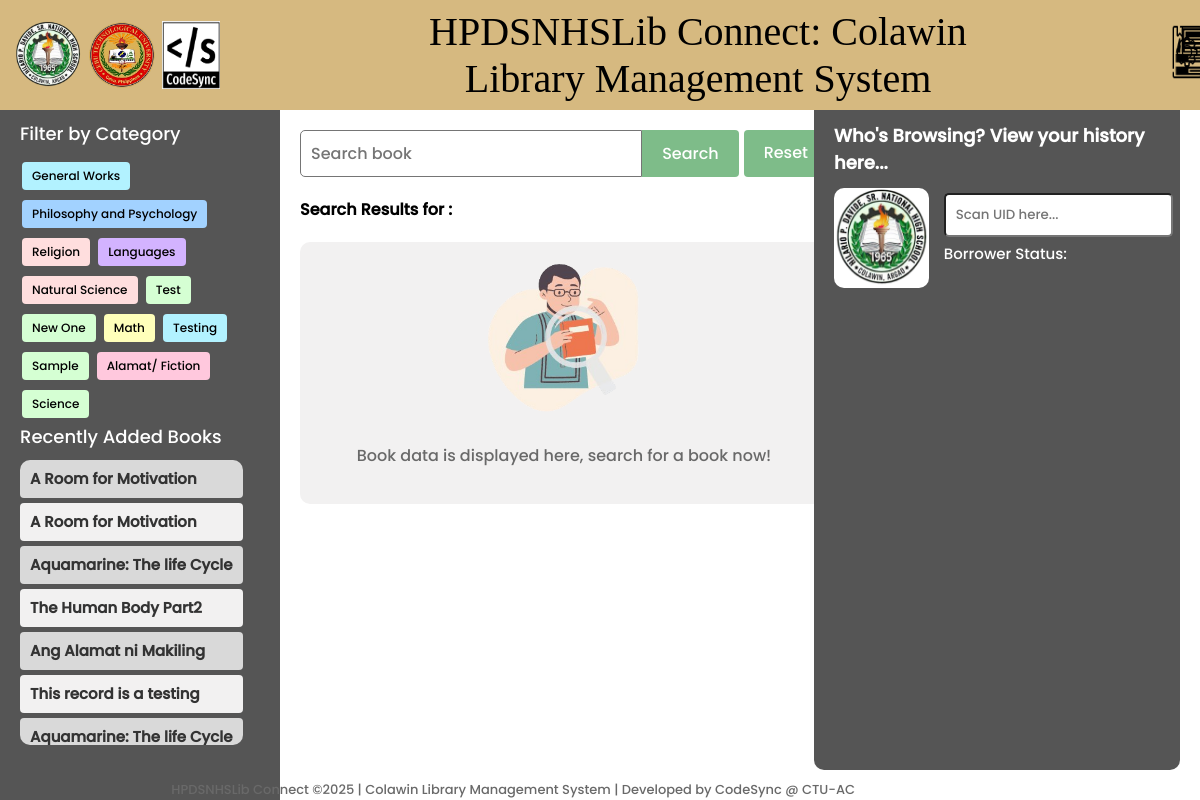
/, run on an earlier commit of the app's database.
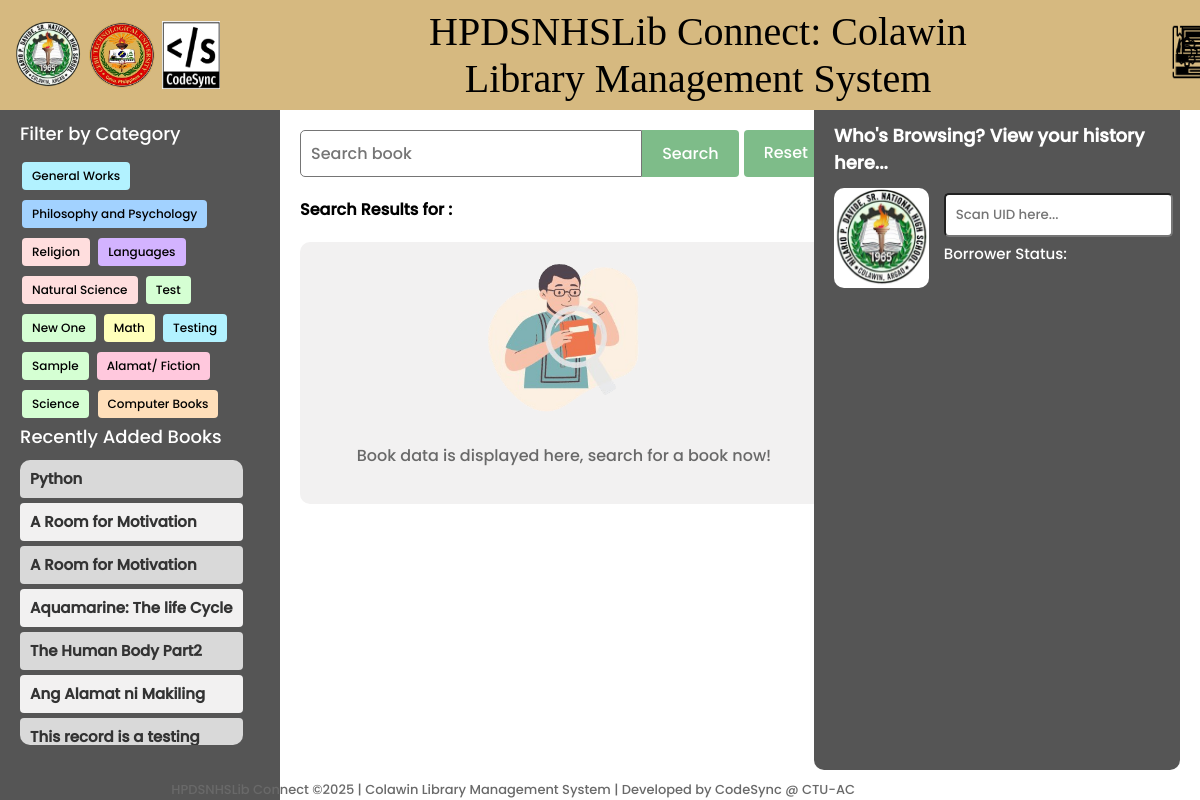
And on a later commit of the database.
### library/models.py (models this page shows, shortened)
class Category(models.Model):
    name = models.CharField(max_length=100, unique=True)

class BookInventory(models.Model):
    BOOK_TYPE_CHOICES = [
        ('Circulation', 'Circulation'),
        ('Reference', 'Reference'),
        ('Novel', 'Novel'),
        ('Research/Academic', 'Research/Academic'),
        ('Encyclopedia', 'Encyclopedia'),
        ('Dictionary', 'Dictionary'),
        ('Year Book', 'Year Book'),
    ]
    book_number = models.CharField(max_length=10, primary_key=True)
    record_date = models.DateTimeField(auto_now_add=True)
    class_field = models.CharField(max_length=100, blank=True, null=True)
    author = models.CharField(max_length=200, blank=True, null=True)
    book_title = models.CharField(max_length=200)
    edition = models.CharField(max_length=50, blank=True, null=True)
    volume = models.CharField(max_length=50, blank=True, null=True)
    pages = models.IntegerField(blank=True, null=True)
    quantity = models.PositiveIntegerField(default=1)
    fund_source = models.CharField(max_length=100, blank=True, null=True)
    price = models.DecimalField(max_digits=10, decimal_places=2, blank=True, null=True)
    publisher = models.CharField(max_length=200, blank=True, null=True)
    year = models.IntegerField(blank=True, null=True)
    remark = models.TextField(blank=True, null=True)
    book_type = models.CharField(max_length=50, choices=BOOK_TYPE_CHOICES, default='Circulation')  # New field
    category = models.ForeignKey(Category, on_delete=models.CASCADE)
    location = models.ForeignKey(Location, on_delete=models.SET_NULL, blank=True, null=True, default=1)
    qr_code = models.ImageField(upload_to='qr_codes/', blank=True, null=True)
    status = models.CharField(max_length=50, default='Available')

### library/views.py (the view, shortened to what this page needs)
# urls.py: path('', views.landing, name='landing'),
def landing(request):
    query = request.GET.get('q')
    category_name = request.GET.get('category')  # Get category name from query params
    book_number = request.GET.get('book_number')  # Get book number from query params
    books = BookInventory.objects.all()
    categories = Category.objects.all()
    if category_name:
        books = books.filter(category__name=category_name)  # Filter by category
    if query:
        books = books.filter(
            Q(book_title__icontains=query) |
            Q(author__icontains=query) |
            Q(book_number__icontains=query)
        )
    for book in books:
        try:
            latest_borrow_slip = BorrowSlip.objects.filter(book_number=book.book_number).order_by('-date_borrow').first()
            current_date = timezone.now().date()
            if latest_borrow_slip:
                if latest_borrow_slip.due_date.date() < current_date and not latest_borrow_slip.returned:
                    book.status = 'Overdue'
                elif latest_borrow_slip.returned:
                    book.status = 'Returned'
                else:
                    book.status = 'Borrowed'
            else:
                book.status = 'Available'
        except BorrowSlip.DoesNotExist:
            book.status = 'Available'
    recent_books = BookInventory.objects.order_by('-record_date')[:10]
    for book in recent_books:
        try:
            latest_borrow_slip = BorrowSlip.objects.filter(book_number=book.book_number).order_by('-date_borrow').first()
            current_date = timezone.now().date()
            if latest_borrow_slip:
                if latest_borrow_slip.due_date.date() < current_date and not latest_borrow_slip.returned:
                    book.status = 'Overdue'
                elif latest_borrow_slip.returned:
                    book.status = 'Returned'
                else:
                    book.status = 'Borrowed'
            else:
                book.status = 'Available'
        except BorrowSlip.DoesNotExist:
            book.status = 'Available'
    book_detail = None
    category_counts = BookInventory.objects.values('category__name').annotate(count=Count('book_number')).order_by('category__name')
    categories_with_counts = [entry['category__name'] for entry in category_counts]
    counts = [entry['count'] for entry in category_counts]
    colors = plt.get_cmap('tab20').colors  # Use a colormap with enough distinct colors
    category_colors = dict(zip(categories_with_counts, colors))
    plt.figure(figsize=(14, 6))  # Increase figure width to accommodate legend
    bars = plt.bar(range(len(categories_with_counts)), counts, color=[category_colors[cat] for cat in categories_with_counts])
    plt.xlabel('Category')
    plt.ylabel('Number of Books')
    plt.title('Number of Books by Category')
    plt.xticks(range(len(categories_with_counts)), [''] * len(categories_with_counts))  # Empty labels for now
    handles = [plt.Line2D([0], [0], color=color, lw=4) for color in category_colors.values()]
    plt.legend(handles, category_colors.keys(), loc='center left', bbox_to_anchor=(1, 0.5))
    buffer = BytesIO()
    plt.savefig(buffer, format='png', bbox_inches='tight')
    buffer.seek(0)
    image_png = buffer.getvalue()
    buffer.close()
    graph = base64.b64encode(image_png).decode('utf-8')
    return render(request, 'library/landing.html', {
        'books': books,  # Pass filtered books to the template
        'query': query,
        'recent_books': recent_books,
        'book_detail': book_detail,
        'graph': graph,
        'categories': categories,
        'category_name': category_name,  # Pass the category name to the template
    })

### library/context_processors.py (called while the page is built)
def navbar_context(request):
    username = None
    if request.user.is_authenticated:
        username = request.user.username
    return {'username': username}

### library/templates/library/landing.html (shortened to what the changed rows need)
{% extends 'main.html' %}
{% load static %}
{% block content %}
<div class="sidebar">
    <div class="category-button-container">
        {% for category in categories %}
            <a href="{% url 'landing' %}?category={{ category.name }}"
            class="category-button" data-category-name="{{ category.name }}">
                {{ category.name }}
            </a>
        {% empty %}
            <div style="margin: 5px; padding: 10px; color: gray;">No categories available</div>
        {% endfor %}
    </div>
    <div class="book-item-container">
        {% for recent_book in recent_books %}
            <a href="{% url 'landing' %}?book_number={{ recent_book.book_number }}"
               class="book-item {% if forloop.counter|divisibleby:2 %}even-row{% else %}odd-row{% endif %}"
               style="text-decoration: none; color: black; margin-bottom: 5px;">
                <div class="book-title" style="font-size: 15px;">
                    {{ recent_book.book_title }}
                </div>
            </a>
        {% endfor %}
    </div>
</div>
<div class="main-content">
    <div class="side-container">
        <div class="section-label" style="color: white; font-weight: lighter;">
            <h1 style="font-size: 18px;">Who's Browsing? View your history here...</h1>
        </div>
    </div>
</div>
{% endblock content %}

What changed in the data, as far as the page shows it:
no longer on this page (row unchanged): BookInventory: book_title "Aquamarine: The life Cycle"
added Category: name "Computer Books"
added BookInventory: book_title "Python"
